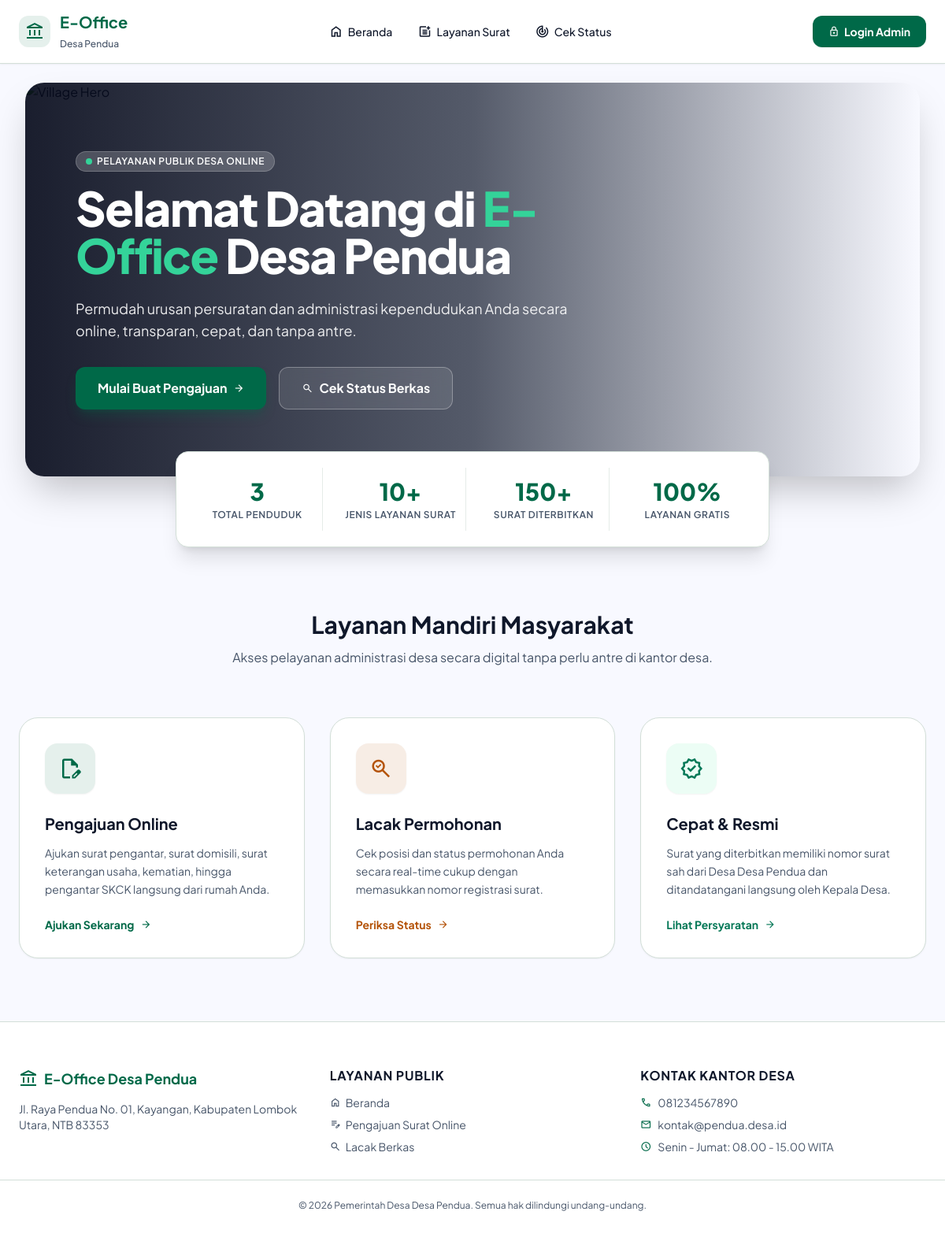
The page / on the database its author committed.
### tables this page shows
CREATE TABLE profil_desa (
    id INT PRIMARY KEY DEFAULT 1,
    nama VARCHAR(100) NOT NULL,
    alamat TEXT,
    telepon VARCHAR(20),
    email VARCHAR(100),
    logo VARCHAR(255),
    nama_kades VARCHAR(100),
    nip_kades VARCHAR(50)
);

### includes/functions.php (called while the page is built, shortened)
<?php
require_once __DIR__ . '/../config/database.php';
function base_url($path = '') {
    $protocol = isset($_SERVER['HTTPS']) && $_SERVER['HTTPS'] === 'on' ? "https" : "http";
    $host = $_SERVER['HTTP_HOST'];
    $base = $protocol . "://" . $host . "/";
    return $base . ltrim($path, '/');
}
function is_logged_in() {
    return isset($_SESSION['user_id']);
}
function get_village_profile() {
    global $pdo;
    $stmt = $pdo->query("SELECT * FROM profil_desa LIMIT 1");
    return $stmt->fetch();
}
?>

### index.php (the view, shortened to what this page needs)
<?php
require_once __DIR__ . '/includes/header.php';
$stats_penduduk = $pdo->query("SELECT COUNT(*) FROM penduduk")->fetchColumn();
$stats_surat_selesai = $pdo->query("SELECT COUNT(*) FROM pengajuan_warga WHERE status = 'selesai'")->fetchColumn();
?>
<section class="relative min-h-[460px] sm:min-h-[500px] flex items-center overflow-hidden rounded-3xl mx-4 sm:mx-8 mt-4 sm:mt-6 shadow-2xl">
    <div class="absolute inset-0 z-0">
        <img class="w-full h-full object-cover" src="https://imgs.search.brave.com/j_UJV7F0AZSctFi4H3Uer44_uU-pFWH7L8eitvNu0NU/rs:fit:860:0:0:0/g:ce/aHR0cHM6Ly9iYW5r/dGFuYWguaWQvd3At/Y29udGVudC91cGxv/YWRzLzIwMjQvMDQv/bG9tYm9rdXRhcmEt/U3Vycm91bmRpbmct/SG90ZWwtRGV2ZWxv/cG1lbnQtMy02NDB4/NDI3LnBuZw" alt="Village Hero"/>
        <div class="absolute inset-0 bg-gradient-to-r from-slate-950/90 via-slate-900/70 to-transparent"></div>
    </div>
    <div class="relative z-10 px-6 sm:px-12 lg:px-16 py-12 w-full">
        <div class="max-w-2xl text-white">
            <span class="inline-flex items-center gap-1.5 px-3 py-1 rounded-full bg-white/20 backdrop-blur-md border border-white/20 text-xs font-semibold uppercase tracking-wider mb-4">
                <span class="w-2 h-2 rounded-full bg-emerald-400 animate-pulse"></span> Pelayanan Publik Desa Online
            </span>
            <h1 class="text-3xl sm:text-5xl lg:text-6xl font-extrabold mb-4 sm:mb-6 leading-tight tracking-tight">
                Selamat Datang di <span class="text-emerald-400">E-Office</span> <?= htmlspecialchars($village['nama']) ?>
            </h1>
            <p class="text-base sm:text-lg mb-8 opacity-90 leading-relaxed font-normal">
                Permudah urusan persuratan dan administrasi kependudukan Anda secara online, transparan, cepat, dan tanpa antre.
            </p>
            <div class="flex flex-col sm:flex-row gap-3 sm:gap-4">
                <a href="warga/pengajuan.php" class="bg-primary hover:bg-primary-container text-white px-7 py-3.5 rounded-xl font-bold transition-all shadow-lg shadow-primary/30 flex items-center justify-center gap-2 group">
                    <span>Mulai Buat Pengajuan</span>
                    <span class="material-symbols-outlined text-sm group-hover:translate-x-1 transition-transform">arrow_forward</span>
                </a>
                <a href="warga/status.php" class="bg-white/10 hover:bg-white/20 backdrop-blur-md border border-white/30 text-white px-7 py-3.5 rounded-xl font-bold transition-all flex items-center justify-center gap-2">
                    <span class="material-symbols-outlined text-sm">search</span> Cek Status Berkas
                </a>
            </div>
        </div>
    </div>
</section>
<section class="max-w-7xl mx-auto px-4 sm:px-6 -mt-8 relative z-20">
    <div class="grid grid-cols-2 md:grid-cols-4 gap-4 bg-white p-5 rounded-2xl shadow-xl border border-outline-variant">
        <div class="text-center p-3 border-r border-outline-variant/60">
            <p class="text-2xl sm:text-3xl font-extrabold text-primary"><?= $stats_penduduk ?: '3.800+' ?></p>
            <p class="text-xs text-on-surface-variant font-semibold uppercase tracking-wider mt-1">Total Penduduk</p>
        </div>
        <div class="text-center p-3 md:border-r border-outline-variant/60">
            <p class="text-2xl sm:text-3xl font-extrabold text-primary">10+</p>
            <p class="text-xs text-on-surface-variant font-semibold uppercase tracking-wider mt-1">Jenis Layanan Surat</p>
        </div>
        <div class="text-center p-3 border-r border-outline-variant/60">
            <p class="text-2xl sm:text-3xl font-extrabold text-primary"><?= $stats_surat_selesai ?: '150+' ?></p>
            <p class="text-xs text-on-surface-variant font-semibold uppercase tracking-wider mt-1">Surat Diterbitkan</p>
        </div>
        <div class="text-center p-3">
            <p class="text-2xl sm:text-3xl font-extrabold text-primary">100%</p>
            <p class="text-xs text-on-surface-variant font-semibold uppercase tracking-wider mt-1">Layanan Gratis</p>
        </div>
    </div>
</section>
<section class="py-16 sm:py-20 max-w-7xl mx-auto px-4 sm:px-6">
    <div class="text-center max-w-2xl mx-auto mb-12 sm:mb-16">
        <h2 class="text-2xl sm:text-3xl font-bold text-on-surface mb-3">Layanan Mandiri Masyarakat</h2>
        <p class="text-on-surface-variant text-sm sm:text-base">Akses pelayanan administrasi desa secara digital tanpa perlu antre di kantor desa.</p>
    </div>
    <div class="grid grid-cols-1 md:grid-cols-3 gap-6 sm:gap-8">
        <div class="bg-white p-8 rounded-3xl shadow-sm border border-outline-variant hover:shadow-xl hover:border-primary/40 transition-all group flex flex-col justify-between">
            <div>
                <div class="w-16 h-16 bg-primary/10 rounded-2xl flex items-center justify-center mb-6 text-primary group-hover:bg-primary group-hover:text-white transition-all shadow-sm">
                    <span class="material-symbols-outlined text-3xl">edit_document</span>
                </div>
                <h3 class="text-xl font-bold mb-3 text-on-surface">Pengajuan Online</h3>
                <p class="text-on-surface-variant mb-6 text-sm leading-relaxed">Ajukan surat pengantar, surat domisili, surat keterangan usaha, kematian, hingga pengantar SKCK langsung dari rumah Anda.</p>
            </div>
            <a href="warga/pengajuan.php" class="text-primary font-bold inline-flex items-center gap-2 group-hover:gap-3 transition-all text-sm">
                Ajukan Sekarang <span class="material-symbols-outlined text-sm">arrow_forward</span>
            </a>
        </div>
        <div class="bg-white p-8 rounded-3xl shadow-sm border border-outline-variant hover:shadow-xl hover:border-secondary/40 transition-all group flex flex-col justify-between">
            <div>
                <div class="w-16 h-16 bg-secondary/10 rounded-2xl flex items-center justify-center mb-6 text-secondary group-hover:bg-secondary group-hover:text-white transition-all shadow-sm">
                    <span class="material-symbols-outlined text-3xl">search_check</span>
                </div>
                <h3 class="text-xl font-bold mb-3 text-on-surface">Lacak Permohonan</h3>
                <p class="text-on-surface-variant mb-6 text-sm leading-relaxed">Cek posisi dan status permohonan Anda secara real-time cukup dengan memasukkan nomor registrasi surat.</p>
            </div>
            <a href="warga/status.php" class="text-secondary font-bold inline-flex items-center gap-2 group-hover:gap-3 transition-all text-sm">
                Periksa Status <span class="material-symbols-outlined text-sm">arrow_forward</span>
            </a>
        </div>
        <div class="bg-white p-8 rounded-3xl shadow-sm border border-outline-variant hover:shadow-xl hover:border-emerald-500/40 transition-all group flex flex-col justify-between">
            <div>
                <div class="w-16 h-16 bg-emerald-50 rounded-2xl flex items-center justify-center mb-6 text-emerald-700 group-hover:bg-emerald-700 group-hover:text-white transition-all shadow-sm">
                    <span class="material-symbols-outlined text-3xl">verified</span>
                </div>
                <h3 class="text-xl font-bold mb-3 text-on-surface">Cepat & Resmi</h3>
                <p class="text-on-surface-variant mb-6 text-sm leading-relaxed">Surat yang diterbitkan memiliki nomor surat sah dari Desa <?= htmlspecialchars($village['nama']) ?> dan ditandatangani langsung oleh Kepala Desa.</p>
            </div>
            <a href="warga/pengajuan.php" class="text-emerald-700 font-bold inline-flex items-center gap-2 group-hover:gap-3 transition-all text-sm">
                Lihat Persyaratan <span class="material-symbols-outlined text-sm">arrow_forward</span>
            </a>
        </div>
    </div>
</section>
<?php require_once __DIR__ . '/includes/footer.php'; ?>

### includes/header.php (shortened to what this page needs)
<?php
require_once __DIR__ . '/functions.php';
$village = get_village_profile();
?>
<!DOCTYPE html>
<html lang="id">
<head>
    <script src="https://cdn.tailwindcss.com?plugins=forms,container-queries"></script>
</head>
<body class="bg-background text-on-surface antialiased selection:bg-primary/20 selection:text-primary min-h-screen flex flex-col">
<?php if (!is_logged_in()): ?>
    <header class="w-full top-0 sticky z-50 bg-white/95 backdrop-blur-md border-b border-outline-variant shadow-sm transition-all">
        <div class="flex justify-between items-center h-16 sm:h-20 px-4 sm:px-6 max-w-7xl mx-auto">
            <a href="<?= base_url() ?>" class="flex items-center gap-3">
                <?php if (!empty($village['logo'])): ?>
                    <img src="<?= base_url($village['logo']) ?>" alt="Logo" class="w-10 h-10 object-contain rounded-lg">
                <?php else: ?>
                    <div class="w-10 h-10 rounded-xl bg-primary/10 text-primary flex items-center justify-center font-bold">
                        <span class="material-symbols-outlined text-2xl">account_balance</span>
                    </div>
                <?php endif; ?>
                <div>
                    <span class="font-bold text-primary text-lg sm:text-xl block leading-tight">E-Office</span>
                    <span class="text-xs text-on-surface-variant font-medium"><?= htmlspecialchars($village['nama']) ?></span>
                </div>
            </a>
            <nav class="hidden md:flex items-center gap-8">
                <a class="font-medium text-sm text-on-surface hover:text-primary transition-colors flex items-center gap-1.5" href="<?= base_url() ?>">
                    <span class="material-symbols-outlined text-lg">home</span> Beranda
                </a>
                <a class="font-medium text-sm text-on-surface hover:text-primary transition-colors flex items-center gap-1.5" href="<?= base_url('warga/pengajuan.php') ?>">
                    <span class="material-symbols-outlined text-lg">post_add</span> Layanan Surat
                </a>
                <a class="font-medium text-sm text-on-surface hover:text-primary transition-colors flex items-center gap-1.5" href="<?= base_url('warga/status.php') ?>">
                    <span class="material-symbols-outlined text-lg">track_changes</span> Cek Status
                </a>
            </nav>
            <div class="flex items-center gap-3">
                <a href="<?= base_url('login.php') ?>" class="hidden sm:inline-flex items-center gap-1.5 bg-primary text-white px-5 py-2.5 rounded-xl font-bold text-sm hover:bg-primary-container transition-all shadow-sm">
                    <span class="material-symbols-outlined text-sm">lock</span> Login Admin
                </a>
            </div>
        </div>
    </header>
<?php endif; ?>

### includes/footer.php
<?php if (is_logged_in()): ?>
    </div>
    <footer class="mt-auto border-t border-outline-variant bg-white py-4 sm:py-6 px-4 sm:px-8">
        <div class="flex flex-col sm:flex-row justify-between items-center gap-2 text-xs text-on-surface-variant">
            <p>&copy; <?= date('Y') ?> <?= htmlspecialchars(get_village_profile()['nama']) ?>. Hak cipta dilindungi.</p>
            <p class="font-medium text-primary">Sistem Informasi Persuratan & Kependudukan v2.0</p>
        </div>
    </footer>
</main>
<?php else: ?>
    <footer class="bg-white border-t border-outline-variant py-10 sm:py-14 mt-auto">
        <div class="max-w-7xl mx-auto px-4 sm:px-6 grid grid-cols-1 md:grid-cols-3 gap-8">
            <div>
                <div class="flex items-center gap-2 mb-3">
                    <span class="material-symbols-outlined text-primary text-2xl">account_balance</span>
                    <h4 class="font-bold text-base sm:text-lg text-primary">E-Office <?= htmlspecialchars(get_village_profile()['nama']) ?></h4>
                </div>
                <p class="text-on-surface-variant text-xs sm:text-sm leading-relaxed"><?= htmlspecialchars(get_village_profile()['alamat']) ?></p>
            </div>
            <div>
                <h4 class="font-bold text-sm sm:text-base text-on-surface mb-3 uppercase tracking-wider text-xs">Layanan Publik</h4>
                <ul class="text-xs sm:text-sm text-on-surface-variant space-y-2">
                    <li><a href="<?= base_url() ?>" class="hover:text-primary transition-colors flex items-center gap-1.5"><span class="material-symbols-outlined text-sm">home</span> Beranda</a></li>
                    <li><a href="<?= base_url('warga/pengajuan.php') ?>" class="hover:text-primary transition-colors flex items-center gap-1.5"><span class="material-symbols-outlined text-sm">edit_note</span> Pengajuan Surat Online</a></li>
                    <li><a href="<?= base_url('warga/status.php') ?>" class="hover:text-primary transition-colors flex items-center gap-1.5"><span class="material-symbols-outlined text-sm">search</span> Lacak Berkas</a></li>
                </ul>
            </div>
            <div>
                <h4 class="font-bold text-sm sm:text-base text-on-surface mb-3 uppercase tracking-wider text-xs">Kontak Kantor Desa</h4>
                <div class="text-xs sm:text-sm text-on-surface-variant space-y-2">
                    <p class="flex items-center gap-2"><span class="material-symbols-outlined text-sm text-primary">call</span> <?= htmlspecialchars(get_village_profile()['telepon']) ?></p>
                    <p class="flex items-center gap-2"><span class="material-symbols-outlined text-sm text-primary">mail</span> <?= htmlspecialchars(get_village_profile()['email']) ?></p>
                    <p class="flex items-center gap-2"><span class="material-symbols-outlined text-sm text-primary">schedule</span> Senin - Jumat: 08.00 - 15.00 WITA</p>
                </div>
            </div>
        </div>
        <div class="max-w-7xl mx-auto px-4 sm:px-6 mt-8 pt-6 border-t border-outline-variant text-center text-xs text-on-surface-variant">
            <p>&copy; <?= date('Y') ?> Pemerintah Desa <?= htmlspecialchars(get_village_profile()['nama']) ?>. Semua hak dilindungi undang-undang.</p>
        </div>
    </footer>
<?php endif; ?>
</body>
</html>

### includes/header.php (style rules this page uses)
body { font-family: 'Plus Jakarta Sans', 'Inter', sans-serif; -webkit-tap-highlight-color: transparent; }
.material-symbols-outlined { font-variation-settings: 'FILL' 0, 'wght' 400, 'GRAD' 0, 'opsz' 24; }

### rows shown on the page
profil_desa: nama "Desa Pendua", alamat "Jl. Raya Pendua No. 01, Kayangan, Kabupaten Lombok Utara, NTB 83353", telepon "081234567890", email "kontak@pendua.desa.id"

### other values the page prints
$stats_penduduk ?: '3.800+' "3"
$stats_surat_selesai ?: '150+' "150+"
